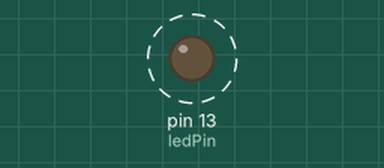
This sketch was run on a simulated Arduino Uno, built with avr-gcc and run on an emulated ATmega328P. Shown: output pins drawn as LEDs (lit = HIGH). Dashed ring = blinking.

Above: at 0.2 s.
Timing chart, 0 to 3.0 s (numbered marks = the images above):
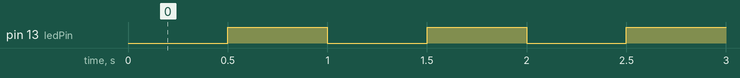

Measured:
- by itself, pin 13 (ledPin): alternates HIGH for 0.50 s and LOW for 0.50 s

The sketch:

3-1_BlinkWithoutDelay.ino
```cpp
const int ledPin =  13;         // LED pin
int ledState = LOW;             // save the state of LED
unsigned long previousMillis = 0;        // store last time LED was updated
const long interval = 500;           // interval to blink (ms)

void setup()
{
  pinMode(ledPin, OUTPUT);
}
void loop()
{
  unsigned long currentMillis = millis(); //get time
  //check the intervel
  if (currentMillis - previousMillis >= interval)
  {
    previousMillis = currentMillis; //update the time
    if (ledState == LOW)
    {
      ledState = HIGH;  //change state
    }
    else
    {
      ledState = LOW; //change state
    }
    digitalWrite(ledPin, ledState);
  }
  //can do other task...
}
```
